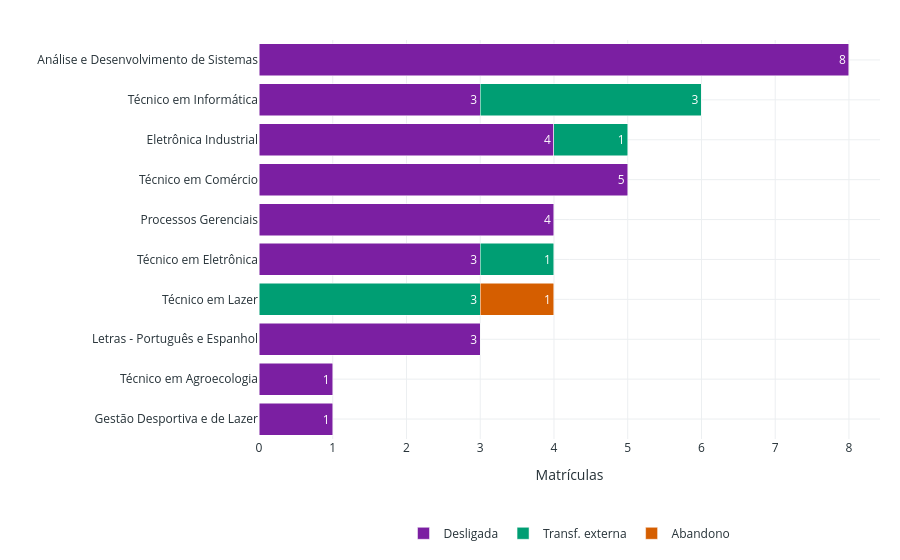

This figure's notebook cell:
### Markdown cell above
#### Gráfico 7 — Motivos de Evasão por Curso no último ano

Volume absoluto de evasões por motivo e por curso no último ano disponível, ordenando os cursos pelo total de evasões.

### Code cell
ultimo_ano = int(df_completo["Ano"].max())
motivos_ev = ["Abandono", "Desligada", "Transf. externa"]

df_ev_ano = df_completo[
    (df_completo["Ano"] == ultimo_ano)
    & (df_completo["Tipo de Curso"].isin(TIPOS_SELECIONADOS))
    & (df_completo["Nome de Curso"].isin(CURSOS_SELECIONADOS))
    & (df_completo["Situação de Matrícula"].isin(motivos_ev))
]

ev_curso = (
    df_ev_ano
    .groupby(["Nome de Curso", "Situação de Matrícula"])["Código da Matricula"]
    .count()
    .reset_index(name="Qtd")
)

tot_ev = ev_curso.groupby("Nome de Curso")["Qtd"].sum().reset_index(name="Total")
ev_curso = ev_curso.merge(tot_ev, on="Nome de Curso")
ordem_cursos = tot_ev.sort_values("Total", ascending=False)["Nome de Curso"].tolist()

fig_g7 = px.bar(
    ev_curso,
    y="Nome de Curso",
    x="Qtd",
    color="Situação de Matrícula",
    orientation="h",
    barmode="stack",
    color_discrete_map=CORES_SITUACAO_LIGHT,
    text_auto=True,
    title=f"7 — Motivos de Evasão por Curso ({ultimo_ano})",
    labels={"Qtd": "Matrículas", "Nome de Curso": "", "Situação de Matrícula": "Motivo"},
    category_orders={"Nome de Curso": ordem_cursos},
)
aplicar_layout_light(fig_g7, legenda_y=-0.2)
fig_g7.show()

print(f"Total de evasões por curso em {ultimo_ano}:")
tot_ev.sort_values("Total", ascending=False)

### Figure 1 — Plotly figure (JSON) as saved in the notebook; plotly's stock layout.template omitted (floating-point values rounded to 4 significant figures)
{"data": [{"hovertemplate": "Motivo=Desligada<br>Matrículas=%{x}<br>=%{y}<extra></extra>", "legendgroup": "Desligada", "marker": {"color": "#7B1FA2", "pattern": {"shape": ""}}, "name": "Desligada", "orientation": "h", "showlegend": true, "textposition": "auto", "texttemplate": "%{x}", "type": "bar", "x": [8, 4, 1, 3, 4, 1, 5, 3, 3], "xaxis": "x", "y": ["Análise e Desenvolvimento de Sistemas", "Eletrônica Industrial", "Gestão Desportiva e de Lazer", "Letras - Português e Espanhol", "Processos Gerenciais", "Técnico em Agroecologia", "Técnico em Comércio", "Técnico em Eletrônica", "Técnico em Informática"], "yaxis": "y"}, {"hovertemplate": "Motivo=Transf. externa<br>Matrículas=%{x}<br>=%{y}<extra></extra>", "legendgroup": "Transf. externa", "marker": {"color": "#009E73", "pattern": {"shape": ""}}, "name": "Transf. externa", "orientation": "h", "showlegend": true, "textposition": "auto", "texttemplate": "%{x}", "type": "bar", "x": [1, 1, 3, 3], "xaxis": "x", "y": ["Eletrônica Industrial", "Técnico em Eletrônica", "Técnico em Informática", "Técnico em Lazer"], "yaxis": "y"}, {"hovertemplate": "Motivo=Abandono<br>Matrículas=%{x}<br>=%{y}<extra></extra>", "legendgroup": "Abandono", "marker": {"color": "#D55E00", "pattern": {"shape": ""}}, "name": "Abandono", "orientation": "h", "showlegend": true, "textposition": "auto", "texttemplate": "%{x}", "type": "bar", "x": [1], "xaxis": "x", "y": ["Técnico em Lazer"], "yaxis": "y"}], "layout": {"barmode": "stack", "font": {"color": "#263238"}, "legend": {"orientation": "h", "title": {"text": ""}, "tracegroupgap": 0, "x": 0.5, "xanchor": "center", "y": -0.2, "yanchor": "top"}, "margin": {"b": 85, "l": 20, "r": 20, "t": 40}, "paper_bgcolor": "white", "plot_bgcolor": "white", "title": {"text": ""}, "xaxis": {"anchor": "y", "domain": [0, 1], "gridcolor": "#ECEFF1", "showgrid": true, "title": {"text": "Matrículas"}, "zeroline": false}, "yaxis": {"anchor": "x", "categoryarray": ["Gestão Desportiva e de Lazer", "Técnico em Agroecologia", "Letras - Português e Espanhol", "Técnico em Lazer", "Técnico em Eletrônica", "Processos Gerenciais", "Técnico em Comércio", "Eletrônica Industrial", "Técnico em Informática", "Análise e Desenvolvimento de Sistemas"], "categoryorder": "array", "domain": [0, 1], "gridcolor": "#ECEFF1", "showgrid": true, "title": {"text": ""}, "zeroline": false}}}
